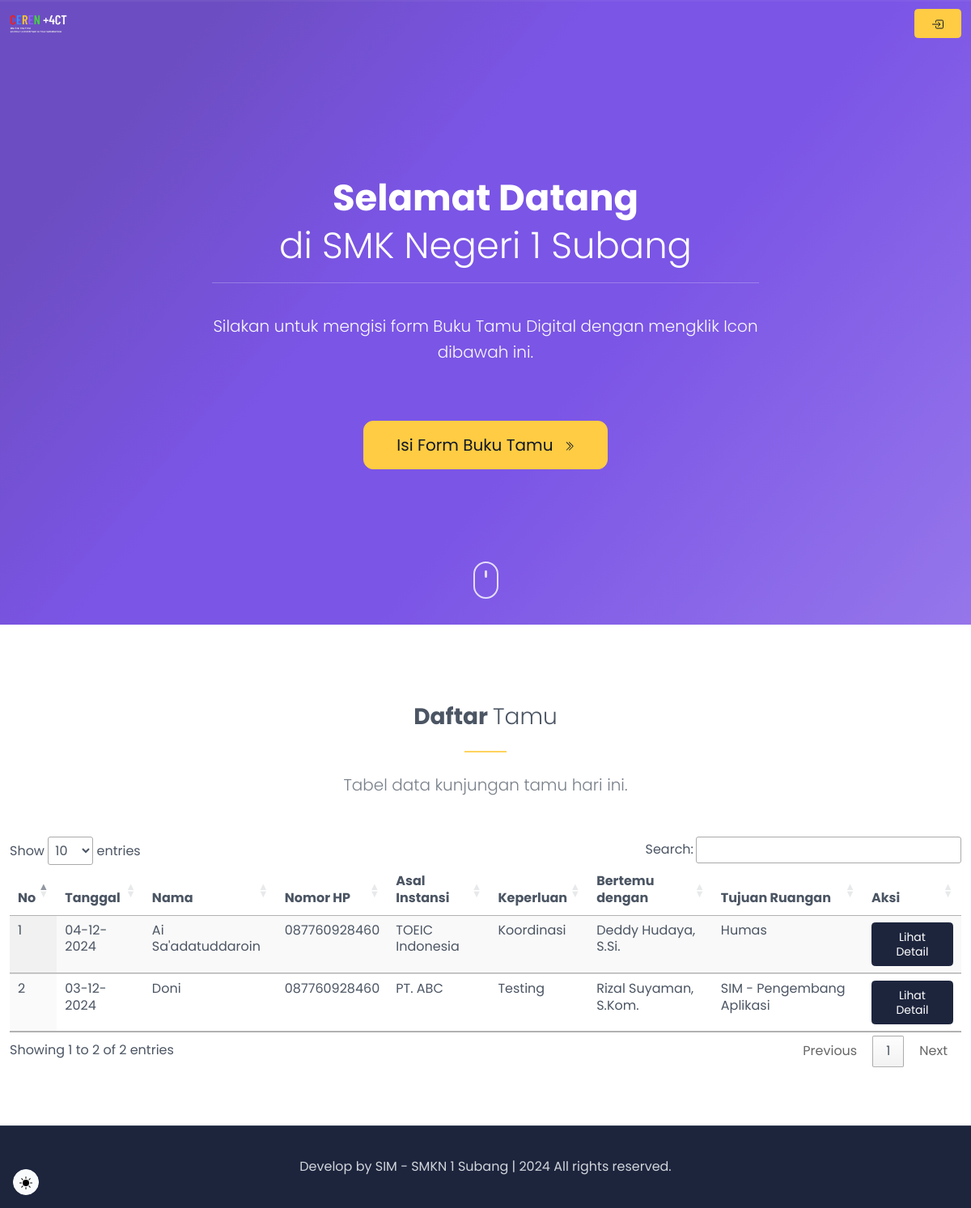
The page / on the database its author committed.
### tables this page shows
CREATE TABLE `guests` (
  `id` int(11) NOT NULL,
  `name` varchar(100) NOT NULL,
  `phone` varchar(15) NOT NULL,
  `institution` varchar(100) DEFAULT NULL,
  `purpose` text NOT NULL,
  `signature` varchar(255) DEFAULT NULL,
  `user_id` int(11) NOT NULL,
  `photo` varchar(255) DEFAULT NULL,
  `status` enum('pending','approved','rejected') DEFAULT 'pending',
  `reason` text DEFAULT NULL,
  `created_at` timestamp NOT NULL DEFAULT current_timestamp()
);

CREATE TABLE `users` (
  `id` int(11) NOT NULL,
  `name` varchar(100) DEFAULT NULL,
  `username` varchar(50) NOT NULL,
  `password` varchar(255) NOT NULL,
  `status` enum('superadmin','admin_ruangan') NOT NULL,
  `room_id` int(11) DEFAULT NULL,
  `created_at` timestamp NOT NULL DEFAULT current_timestamp()
);

CREATE TABLE `rooms` (
  `id` int(11) NOT NULL,
  `room_name` varchar(100) NOT NULL,
  `created_at` timestamp NOT NULL DEFAULT current_timestamp()
);

### application/controllers/GuestController.php (called while the page is built, shortened)
<?php
class GuestController extends CI_Controller {
    public function __construct() {
        $this->load->model('Guest_model');
        $this->load->model('User_model');
    }
    public function index() {
        $data['guests'] = $this->Guest_model->get_all_guests();
        $data['rooms'] = $this->Guest_model->get_all_rooms();
        $this->load->view('templates/header');
        $this->load->view('templates/navigator');
        $this->load->view('guest/form', $data);
        $this->load->view('templates/footer');
    }
}

### index.php (called while the page is built, shortened)
<?php
require_once BASEPATH.'core/CodeIgniter.php';

### application/models/Guest_model.php (called while the page is built, shortened)
<?php
class Guest_model extends CI_Model {
    public function get_all_guests() {
        $this->db->select('guests.id, guests.name, guests.phone, guests.institution, guests.purpose, guests.status, rooms.room_name as room_name, guests.photo, users.name as user_name, guests.created_at');
        $this->db->from('guests');
        $this->db->join('users', 'guests.user_id = users.id');
        $this->db->join('rooms', 'rooms.id = users.room_id');
        $this->db->order_by('guests.created_at', 'DESC');
        $query = $this->db->get();
        return $query->result();
    }
}

### application/views/guest/form.php (the view, shortened to what this page needs)
<main id="content">
    <div id="hero" class="section py-7 py-md-8 jarallax" data-jarallax-video="https://www.youtube.com/watch?v=slRB0gbIof0&list=PLtNOL2RWahUx60ol2OPjJ1Oli47zjLPbK">
      <div class="overlay bg-gradient-primary opacity-80 z-index-n1"></div>
      <div class="container">
        <div class="row justify-content-center">
          <div class="col-lg-7" data-aos="fade-up">
            <div class="mt-6 mt-lg-4 py-0 py-lg-5 text-center">
              <h1 class="display-4 fw-bold text-white mb-3">Selamat Datang <br><span class="fw-light">di SMK Negeri 1 Subang</span></h1><hr><br>
              <p class="lead text-light mb-5">Silakan untuk mengisi form Buku Tamu Digital dengan mengklik Icon dibawah ini.</p><br>
              <a href="<?php echo base_url('');?>GuestController/guest_form" class="btn btn-lg btn-warning text-dark">
                Isi Form Buku Tamu
              </a>
            </div>
          </div>
        </div>
      </div>
      <div class="masthead animated-up-down d-none d-md-block">
        <a href="#contact">
          <div class="mouse-icon">
            <div class="scroller"><span class="visually-hidden">Scroll button</span></div>
          </div>
        </a>
      </div>
    </div>
    <div id="contact" class="section py-6 pt-md-7 bg-body">
      <div class="container">
        <header class="text-center mx-auto mb-5">
          <h2 class="h3 fw-bold">Daftar <span class="fw-light">Tamu</span></h2>
          <hr class="divider my-4 bg-warning border-warning">
          <p class="lead text-muted">Tabel data kunjungan tamu hari ini.</p>
        </header>
      <table id="example" class="table table-striped display">
          <thead>
              <tr>
                  <th>No</th>
                  <th>Tanggal</th>
                  <th>Nama</th>
                  <th>Nomor HP</th>
                  <th>Asal Instansi</th>
                  <th>Keperluan</th>
                  <th>Bertemu dengan</th>
                  <th>Tujuan Ruangan</th>
                  <th>Aksi</th>
              </tr>
          </thead>
          <tbody>
              <?php $no = 1; foreach ($guests as $t): ?>
              <tr>
                  <td><?php echo $no++; ?></td>
                  <td><?php
                   $tanggal = date('d-m-Y', strtotime($t->created_at));
                   echo $tanggal;
                   ?>
                  </td>
                  <td><?php echo $t->name; ?></td>
                  <td><?php echo $t->phone; ?></td>
                  <td><?php echo $t->institution; ?></td>
                  <td><?php echo $t->purpose; ?></td>
                  <td><?php echo $t->user_name; ?></td>
                  <td><?php echo $t->room_name; ?></td>
                  <td>
                  <a href="" class="btn btn-sm btn-secondary" data-bs-toggle="modal" data-bs-target="#detail_tamu<?php echo $t->id; ?>">
                    Lihat Detail
                  </a>
                  </td>
              </tr>
              <?php endforeach; ?>
          </tbody>
      </table>
      </div>
    </div>
  </main>

### application/views/templates/header.php (shortened to what this page needs)
<!doctype html>
<html lang="en" data-bs-theme="light">
<head>
    <link rel="stylesheet" href="<?php echo base_url('assets/'); ?>src/plugins/aos/dist/aos.css">
    <link rel="stylesheet" href="<?php echo base_url('assets/'); ?>src/plugins/lightgallery.js/dist/css/lightgallery.min.css">
    <link rel="stylesheet" href="<?php echo base_url('assets/'); ?>src/plugins/flickity/dist/flickity.min.css">
    <link rel="stylesheet" href="<?php echo base_url('assets/'); ?>src/css/theme.css">
    <link rel="stylesheet" href="<?= base_url('assets/sweetalert2/dist/sweetalert2.min.css'); ?>">
    <link rel="stylesheet" href="https://cdn.datatables.net/1.13.6/css/jquery.dataTables.min.css">
    <link href="https://cdnjs.cloudflare.com/ajax/libs/select2/4.1.0-rc.0/css/select2.min.css" rel="stylesheet" />
  </head>
  <body id="top">

### application/views/templates/navigator.php (shortened to what this page needs)
<header>
      <nav class="main-nav navbar navbar-expand-lg hover-navbar dark-to-light fixed-top navbar-dark">
        <div class="container">
          <a class="navbar-brand main-logo" href="<?= base_url(); ?>#">
            <img class="logo-light" src="<?= base_url('assets/'); ?>src/img/ceren.png" alt="LOGO">
          </a>
          <div class="collapse navbar-collapse" id="navbarTogglerDemo">
            <div class="d-grid d-lg-block ms-auto">
              <a class="btn btn-warning btn-sm text-dark" rel="noopener" href="<?= site_url('login'); ?>">
              </a>
            </div>
          </div>
        </div>
      </nav>
</header>

### application/views/templates/footer.php (shortened to what this page needs)
<footer class="bg-secondary">
      <div class="footer-dark">
        <div class="container py-4 border-top border-smooth">
          <div class="row">
            <div class="col-12 text-center">
              <p class="d-block my-3">Develop by SIM - SMKN 1 Subang | 2024 All rights reserved.</p>
            </div>
          </div>
        </div>
      </div>
    </footer>
    <button id="theme-toggle" data-bs-toggle="tooltip" data-bs-placement="top" title="Light and Dark mode" class="btn btn-circle btn-light btn-sm position-fixed start-1 bottom-1 z-index-10" aria-label="Toggle theme">
      <i id="theme-icon" class="bi-sun">
      </i>
    </button>
  </body>
</html>

### rows shown on the page
guests: created_at "04-12-2024", name "Ai Sa'adatuddaroin", phone "087760928460", institution "TOEIC Indonesia", purpose "Koordinasi", user.name "Deddy Hudaya, S.Si.", rooms.room_name "Humas"
guests: created_at "03-12-2024", name "Doni", phone "087760928460", institution "PT. ABC", purpose "Testing", user.name "Rizal Suyaman, S.Kom.", rooms.room_name "SIM - Pengembang Aplikasi"
